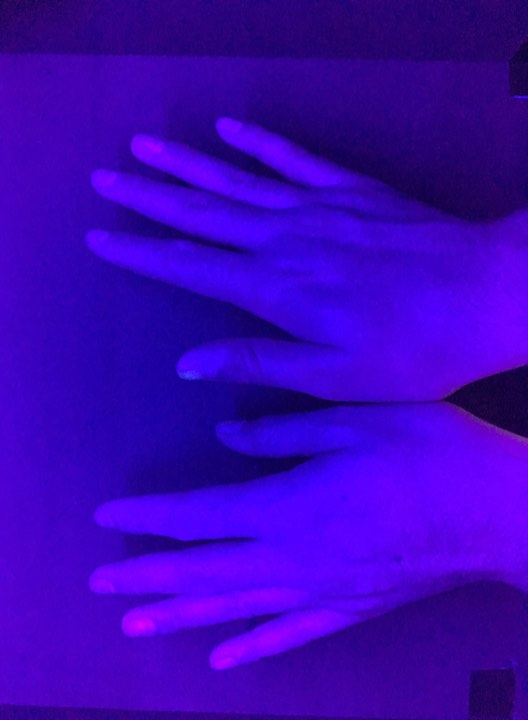
#> input picture handwash/54395487_337627520198715_1110627673152946176_n.jpg, 528 x 720 px; its folder holds 4 pictures in this run
$ jupyter execute 'UV HANDWASH.ipynb'
#> lines starting #> are read from the running program, lines starting #| are printed output that depends on the picture
[cell 1]
#imports - just open cv atm
import cv2
import glob # reading images from local folder
from matplotlib import pyplot as plt # just for testing images

#remove the red and blue value from each pixel
def remove_RB(image):
    rows,columns,channels = image.shape
    for x in range(rows):
        for y in range(columns):
            image[x, y, 0] = 0 # remove red value
            image[x, y, 2] = 0 # remove blue value
    return image

def isolate_hand(image):
    rows,columns,channels = image.shape
    count = 0
    for x in range(rows):
        for y in range(columns):
            # check if blue is greater than 125, changed to black
            if(image[x, y, 2] <= 150):
                image[x, y, 0] = 0
                image[x, y, 1] = 0
                image[x, y, 2] = 0
            else:
                count += 1 #count of hand pixels
    return image, count

def count_coverage(image):
    rows,columns,channels = image.shape
    count = 0
    for x in range(rows):
        for y in range(columns):
            if (image[x, y, 1] > 5):
                count += 1
    return count

[cell 2]
#TESTING

#import images from folder stored in path
path = glob.glob('handwash/*.jpg')
image_list = []
for file in path:
    image = cv2.imread(file) #read image
#> image is the input picture: shape (720, 528, 3); mean B, G, R 182.5, 1.5, 61.7
    image = cv2.cvtColor(image, cv2.COLOR_BGR2RGB) #convert to RGB
    image_list.append(image) #adds image to list
test = image_list[1]
mask, count = isolate_hand(test)
#> after the loop in isolate_hand, `for x in range(rows):`:
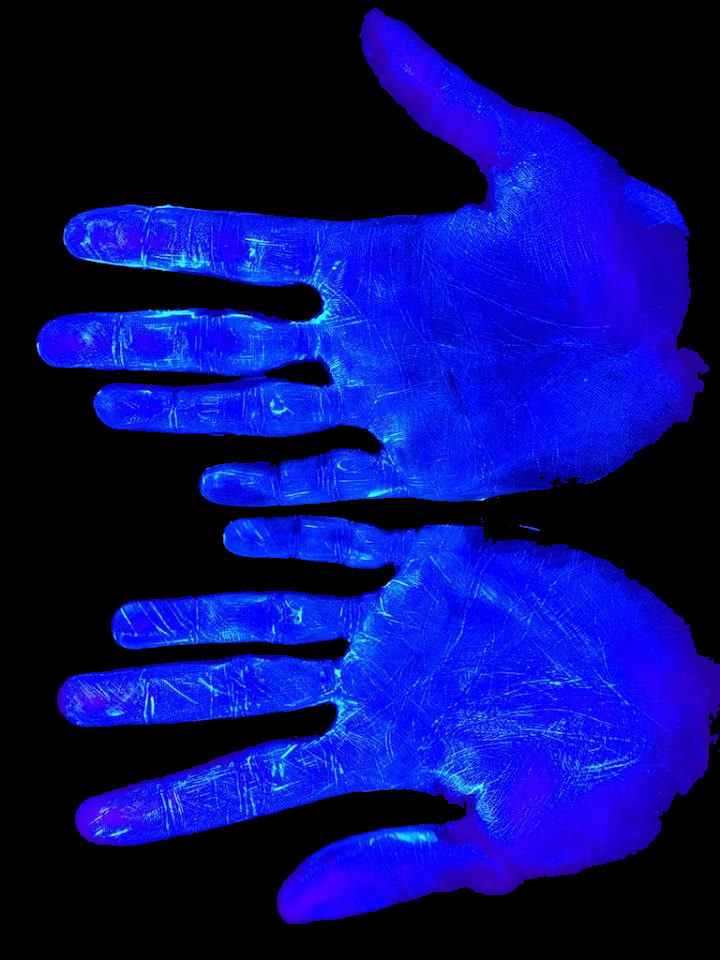
#> image: shape (960, 720, 3); mean R, G, B 9, 13.5, 112.9
plt.imshow(mask)
plt.show()
result = remove_RB(mask)
#> after the loop in remove_RB, `for x in range(rows):`:
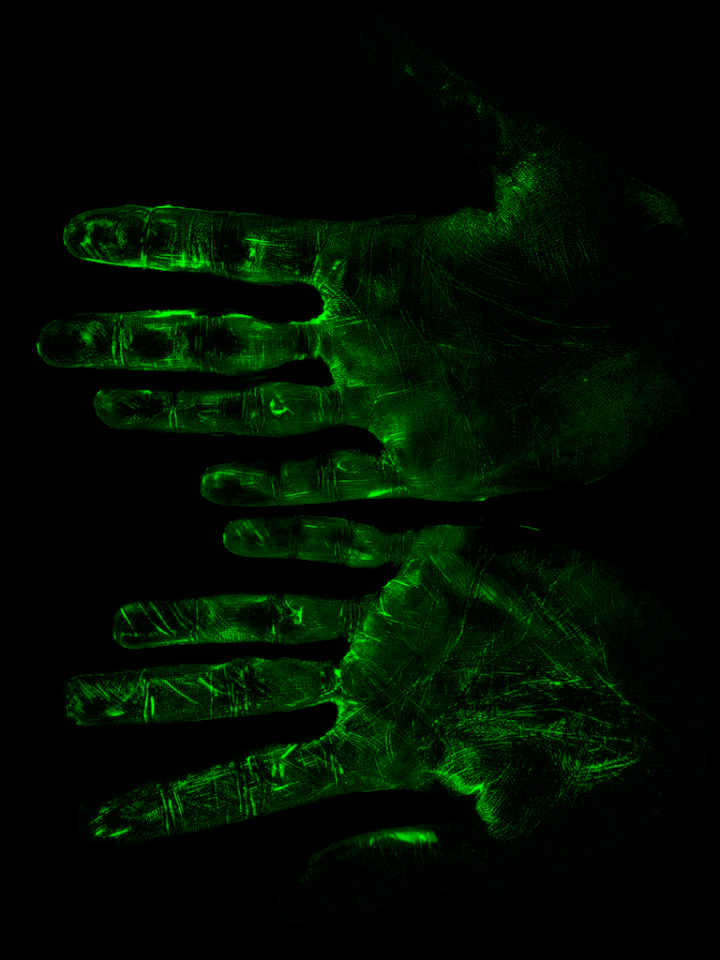
#> image: shape (960, 720, 3); mean R, G, B 0, 13.5, 0
plt.imshow(result)
plt.show()
coverage = count_coverage(result)
percent = coverage/count
print(percent)
